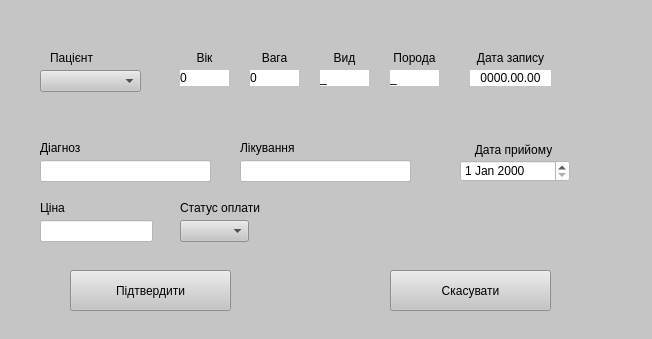
<?xml version="1.0" encoding="UTF-8"?>
<ui version="4.0">
 <class>Form</class>
 <widget class="QWidget" name="Form">
  <property name="geometry">
   <rect>
    <x>0</x>
    <y>0</y>
    <width>652</width>
    <height>339</height>
   </rect>
  </property>
  <property name="windowTitle">
   <string>Form</string>
  </property>
  <property name="styleSheet">
   <string notr="true">background-color: rgb(197, 197, 197);</string>
  </property>
  <widget class="QComboBox" name="comboBox">
   <property name="geometry">
    <rect>
     <x>40</x>
     <y>70</y>
     <width>101</width>
     <height>22</height>
    </rect>
   </property>
  </widget>
  <widget class="QLabel" name="label">
   <property name="geometry">
    <rect>
     <x>50</x>
     <y>50</y>
     <width>81</width>
     <height>16</height>
    </rect>
   </property>
   <property name="text">
    <string>Пацієнт</string>
   </property>
  </widget>
  <widget class="QLabel" name="label_2">
   <property name="geometry">
    <rect>
     <x>180</x>
     <y>50</y>
     <width>49</width>
     <height>16</height>
    </rect>
   </property>
   <property name="text">
    <string>&lt;html&gt;&lt;head/&gt;&lt;body&gt;&lt;p align=&quot;center&quot;&gt;Вік&lt;/p&gt;&lt;/body&gt;&lt;/html&gt;</string>
   </property>
  </widget>
  <widget class="QLabel" name="label_3">
   <property name="geometry">
    <rect>
     <x>250</x>
     <y>50</y>
     <width>49</width>
     <height>16</height>
    </rect>
   </property>
   <property name="text">
    <string>&lt;html&gt;&lt;head/&gt;&lt;body&gt;&lt;p align=&quot;center&quot;&gt;Вага&lt;/p&gt;&lt;/body&gt;&lt;/html&gt;</string>
   </property>
  </widget>
  <widget class="QLabel" name="label_4">
   <property name="geometry">
    <rect>
     <x>320</x>
     <y>50</y>
     <width>49</width>
     <height>16</height>
    </rect>
   </property>
   <property name="text">
    <string>&lt;html&gt;&lt;head/&gt;&lt;body&gt;&lt;p align=&quot;center&quot;&gt;Вид&lt;/p&gt;&lt;/body&gt;&lt;/html&gt;</string>
   </property>
  </widget>
  <widget class="QLabel" name="label_5">
   <property name="geometry">
    <rect>
     <x>390</x>
     <y>50</y>
     <width>49</width>
     <height>16</height>
    </rect>
   </property>
   <property name="text">
    <string>&lt;html&gt;&lt;head/&gt;&lt;body&gt;&lt;p align=&quot;center&quot;&gt;Порода&lt;/p&gt;&lt;/body&gt;&lt;/html&gt;</string>
   </property>
  </widget>
  <widget class="QLabel" name="label_6">
   <property name="geometry">
    <rect>
     <x>180</x>
     <y>70</y>
     <width>49</width>
     <height>16</height>
    </rect>
   </property>
   <property name="styleSheet">
    <string notr="true">background-color: rgb(255, 255, 255);</string>
   </property>
   <property name="text">
    <string>0</string>
   </property>
  </widget>
  <widget class="QLabel" name="label_7">
   <property name="geometry">
    <rect>
     <x>250</x>
     <y>70</y>
     <width>49</width>
     <height>16</height>
    </rect>
   </property>
   <property name="styleSheet">
    <string notr="true">background-color: rgb(255, 255, 255);</string>
   </property>
   <property name="text">
    <string>0</string>
   </property>
  </widget>
  <widget class="QLabel" name="label_8">
   <property name="geometry">
    <rect>
     <x>320</x>
     <y>70</y>
     <width>49</width>
     <height>16</height>
    </rect>
   </property>
   <property name="styleSheet">
    <string notr="true">background-color: rgb(255, 255, 255);</string>
   </property>
   <property name="text">
    <string>_</string>
   </property>
  </widget>
  <widget class="QLabel" name="label_9">
   <property name="geometry">
    <rect>
     <x>390</x>
     <y>70</y>
     <width>49</width>
     <height>16</height>
    </rect>
   </property>
   <property name="styleSheet">
    <string notr="true">background-color: rgb(255, 255, 255);</string>
   </property>
   <property name="text">
    <string>_</string>
   </property>
  </widget>
  <widget class="QLabel" name="label_10">
   <property name="geometry">
    <rect>
     <x>240</x>
     <y>140</y>
     <width>121</width>
     <height>16</height>
    </rect>
   </property>
   <property name="text">
    <string>Лікування</string>
   </property>
  </widget>
  <widget class="QLineEdit" name="lineEdit">
   <property name="geometry">
    <rect>
     <x>240</x>
     <y>160</y>
     <width>171</width>
     <height>22</height>
    </rect>
   </property>
   <property name="styleSheet">
    <string notr="true">background-color: rgb(255, 255, 255);</string>
   </property>
  </widget>
  <widget class="QLabel" name="label_11">
   <property name="geometry">
    <rect>
     <x>40</x>
     <y>200</y>
     <width>49</width>
     <height>16</height>
    </rect>
   </property>
   <property name="text">
    <string>Ціна</string>
   </property>
  </widget>
  <widget class="QLineEdit" name="lineEdit_2">
   <property name="geometry">
    <rect>
     <x>40</x>
     <y>220</y>
     <width>113</width>
     <height>22</height>
    </rect>
   </property>
   <property name="styleSheet">
    <string notr="true">background-color: rgb(255, 255, 255);</string>
   </property>
  </widget>
  <widget class="QLabel" name="label_12">
   <property name="geometry">
    <rect>
     <x>180</x>
     <y>200</y>
     <width>81</width>
     <height>16</height>
    </rect>
   </property>
   <property name="text">
    <string>Статус оплати</string>
   </property>
  </widget>
  <widget class="QComboBox" name="comboBox_2">
   <property name="geometry">
    <rect>
     <x>180</x>
     <y>220</y>
     <width>69</width>
     <height>22</height>
    </rect>
   </property>
  </widget>
  <widget class="QPushButton" name="pushButton">
   <property name="geometry">
    <rect>
     <x>70</x>
     <y>270</y>
     <width>161</width>
     <height>41</height>
    </rect>
   </property>
   <property name="text">
    <string>Підтвердити</string>
   </property>
  </widget>
  <widget class="QPushButton" name="pushButton_2">
   <property name="geometry">
    <rect>
     <x>390</x>
     <y>270</y>
     <width>161</width>
     <height>41</height>
    </rect>
   </property>
   <property name="text">
    <string>Скасувати</string>
   </property>
  </widget>
  <widget class="QLabel" name="label_13">
   <property name="geometry">
    <rect>
     <x>40</x>
     <y>140</y>
     <width>121</width>
     <height>16</height>
    </rect>
   </property>
   <property name="text">
    <string>Діагноз</string>
   </property>
  </widget>
  <widget class="QLineEdit" name="lineEdit_3">
   <property name="geometry">
    <rect>
     <x>40</x>
     <y>160</y>
     <width>171</width>
     <height>22</height>
    </rect>
   </property>
   <property name="styleSheet">
    <string notr="true">background-color: rgb(255, 255, 255);</string>
   </property>
   <property name="text">
    <string/>
   </property>
  </widget>
  <widget class="QLabel" name="label_14">
   <property name="geometry">
    <rect>
     <x>470</x>
     <y>50</y>
     <width>81</width>
     <height>16</height>
    </rect>
   </property>
   <property name="text">
    <string>&lt;html&gt;&lt;head/&gt;&lt;body&gt;&lt;p align=&quot;center&quot;&gt;Дата запису&lt;/p&gt;&lt;/body&gt;&lt;/html&gt;</string>
   </property>
  </widget>
  <widget class="QLabel" name="label_15">
   <property name="geometry">
    <rect>
     <x>470</x>
     <y>70</y>
     <width>81</width>
     <height>16</height>
    </rect>
   </property>
   <property name="styleSheet">
    <string notr="true">background-color: rgb(255, 255, 255);</string>
   </property>
   <property name="text">
    <string>&lt;html&gt;&lt;head/&gt;&lt;body&gt;&lt;p align=&quot;center&quot;&gt;0000.00.00&lt;/p&gt;&lt;/body&gt;&lt;/html&gt;</string>
   </property>
  </widget>
  <widget class="QLabel" name="label_16">
   <property name="geometry">
    <rect>
     <x>468</x>
     <y>140</y>
     <width>91</width>
     <height>20</height>
    </rect>
   </property>
   <property name="text">
    <string>&lt;html&gt;&lt;head/&gt;&lt;body&gt;&lt;p align=&quot;center&quot;&gt;Дата прийому&lt;/p&gt;&lt;/body&gt;&lt;/html&gt;</string>
   </property>
  </widget>
  <widget class="QDateEdit" name="dateEdit">
   <property name="geometry">
    <rect>
     <x>460</x>
     <y>160</y>
     <width>110</width>
     <height>22</height>
    </rect>
   </property>
   <property name="styleSheet">
    <string notr="true">background-color: rgb(255, 255, 255);</string>
   </property>
  </widget>
 </widget>
 <resources/>
 <connections/>
</ui>
